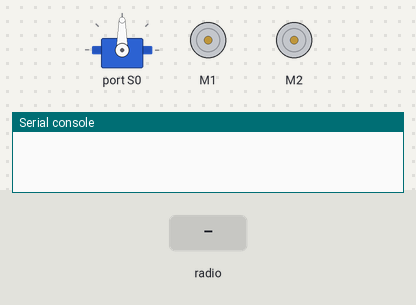
Recording of a program running on a simulated BBC micro:bit (MakeCode). Parts: servo, 2 × DC motor (green arrow = forward, orange = backward, longer = faster), the last lines printed to the serial console. Inputs (shaded band) come from the test bench.

Above: at 1.2 s.
1.3 s: radio message "3" arrives
At 2.5 s:
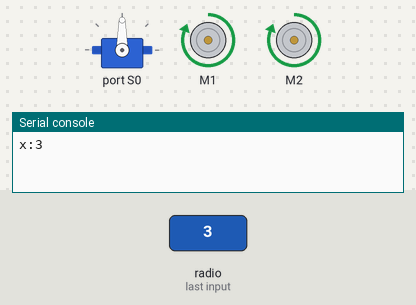
2.8 s: radio message "zatoc=100" arrives
At 3.5 s:
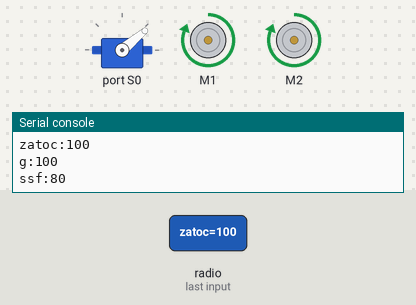
4.3 s: radio message "3" arrives
At 5.5 s:
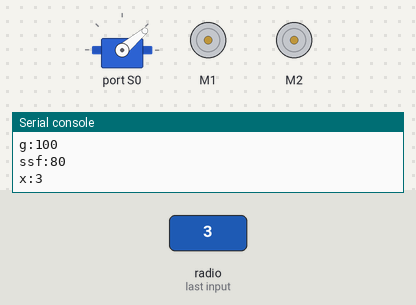
5.8 s: radio message "zatoc=1" arrives
At 6.9 s:
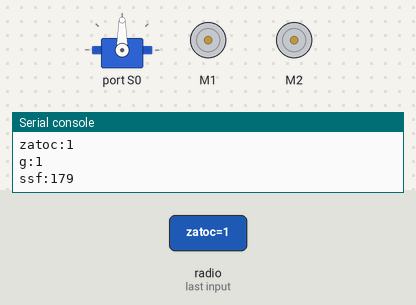
Timing chart, 0 to 8.3 s (numbered marks = the images above; inputs shaded):
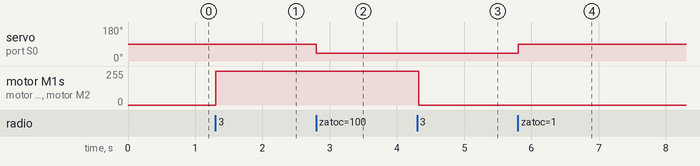

The program:

main.ts
```typescript
radio.onReceivedNumber(function (receivedNumber) {
    serial.writeValue("x", receivedNumber)
    if (receivedNumber == 3) {
        x += 1
    }
})
radio.onReceivedValue(function (name, value) {
    serial.writeValue(name, value)
    afa = 180 - value
    if (name == "zatoc") {
        serial.writeValue("g", value)
        serial.writeValue("ssf", afa)
        wuKong.setServoAngle(wuKong.ServoTypeList._360, wuKong.ServoList.S0, afa)
    }
})
let otoceni = 0
let afa = 0
let x = 0
radio.setGroup(16)
let uhel = 185
wuKong.setServoAngle(wuKong.ServoTypeList._360, wuKong.ServoList.S0, 180)
basic.forever(function () {
    if (x == 1) {
        wuKong.setMotorSpeed(wuKong.MotorList.M1, 100)
        wuKong.setMotorSpeed(wuKong.MotorList.M2, 100)
    }
})
basic.forever(function () {
    if (x == 0) {
        wuKong.setMotorSpeed(wuKong.MotorList.M1, 0)
        wuKong.setMotorSpeed(wuKong.MotorList.M2, 0)
    }
})
basic.forever(function () {
    if (x > 1) {
        x = 0
    }
})
basic.forever(function () {
    otoceni = 0
})
```

test.ts
```typescript
// Tady jsou testy. Při použití tohoto balíčku jako rozšíření nebude zkompilováno.
```

Measured:
- after the input at 1.3 s, motor M1, motor M2: stopped → forward 255/255 at once
- after the input at 2.8 s, servo on port S0: 90° → 40° at once
- after the input at 4.3 s, motor M1, motor M2: forward 255/255 → stopped at once
- after the input at 5.8 s, servo on port S0: 40° → 90° at once
